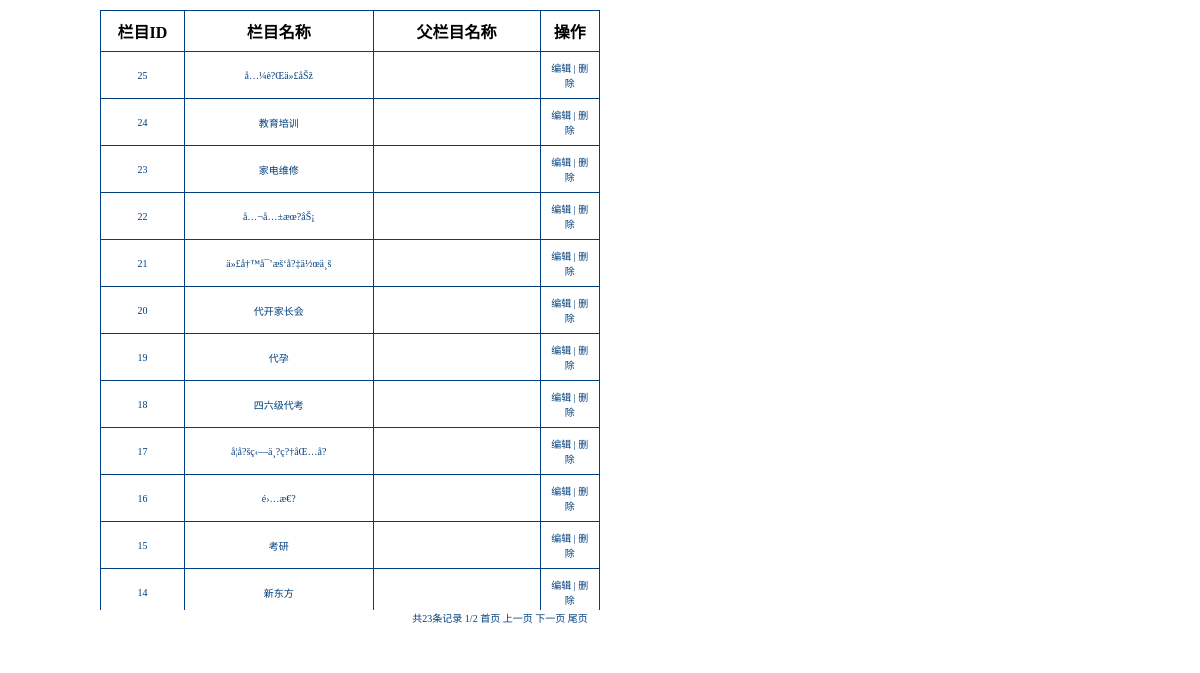
The app's page /Admin/catemanage.php with its own data.
### tables this page shows
CREATE TABLE IF NOT EXISTS `categories` (
  `id` int(16) NOT NULL AUTO_INCREMENT,
  `name` text NOT NULL,
  `level` int(4) NOT NULL,
  `parent_id` int(4) NOT NULL,
  PRIMARY KEY (`id`),
  UNIQUE KEY `id` (`id`)
);

### Admin/catemanage.php (the view, shortened to what this page needs)
<!DOCTYPE html PUBLIC "-//W3C//DTD XHTML 1.0 Transitional//EN" "http://www.w3.org/TR/xhtml1/DTD/xhtml1-transitional.dtd">
<html xmlns="http://www.w3.org/1999/xhtml">
<head>
</head>
<body>
<div id="main">
    <table width="500"  height="60" cellpadding="8" cellspacing="1" bgcolor="#003F7D">
        <tr bgcolor="#FFFFFF" align="center">
            <th width="100">栏目ID</th>
            <th width="240">栏目名称</th>
            <th width="240">父栏目名称</th>
            <th width="60">操作</th>
        </tr  >
        <?php
                include_once 'conn.php';
                if(isset($_GET['page'])){
                        $page = intval($_GET['page']);
                } else {
                        $page=1;
                }
                $sql = "SELECT id FROM categories";
                $sqllist = mysql_query($sql, $conn);
                $count = mysql_num_rows($sqllist);
                $pagemax = 12;
                $limit = (($page-1)*$pagemax);
                $page = (int)((($count-1)/$pagemax)+1);
                $sqll = "SELECT * FROM categories ORDER BY id DESC LIMIT $limit,$pagemax";
                $sqlllist = mysql_query($sqll, $conn);
        while($list=mysql_fetch_array($sqlllist)){
            echo '<tr bgcolor="#FFFFFF">';
            echo '<td width="100" align="center">';
            echo $list['id'];
            echo '</td>';
            echo '<td width="240" align="center">';
            echo $list['name'];
            echo '</td>';
            echo '<td width="240" align="center">';
            echo '</td>';
            echo '<td width="60" align="center">';
            echo '<a href="">编辑</a> | <a href="">删除</a>';
            echo '</td>';
            echo '</tr>';
        }
        ?>
    </table>
    </div>
    <div class="page">
                            <?php
                            $curpage = $_GET['page'];
                            if(!isset($_GET['page'])){
                               $curpage = 1;
                            }
                            echo '共'.$count.'条记录 ';
                            echo $curpage.'/'.$page.' ';
                            echo '<a href="?page=1">首页  </a>';
                            if($curpage <= 0){
                                echo '<a href="">上一页  </a>';
                            }else{
                                echo '<a href="?page='.($curpage-1).'">上一页  </a>';
                            }
                            echo '<a href="?page='.($curpage+1).'">下一页  </a>';
                            echo '<a href="?page='.$curpage = $page.'">尾页 </a>';
                            ?>
    </div>
</body>
</html>

### Admin/catemanage.php (style rules this page uses)
body { margin:0; padding:0; text-align:center; }
a, a:visited, a:hover, a:active { text-decoration: none; color: inherit; }
#main { width:1000px; height: 600px; margin-top:10px; margin-left:auto; margin-right:auto; }
#main table tr td { font-size:10px; color: #003F7D; }
.page { float: left; font-size:10px; color: #003F7D; margin:0; padding:0; background-color:#FFFFFF; width:1000px; text-align:center; padding-bottom: 20px; }

### records on screen
categories: id "25", name "å…¼è?Œä»£åŠž"
categories: id "24", name "教育培训"
categories: id "23", name "家电维修"
categories: id "22", name "å…¬å…±æœ?åŠ¡"
categories: id "21", name "ä»£å†™å¯’æš‘å?‡ä½œä¸š"
categories: id "20", name "代开家长会"
categories: id "19", name "代孕"
categories: id "18", name "四六级代考"
categories: id "17", name "å­¦å?šç‹—ä¸?ç?†åŒ…å­?"
categories: id "16", name "é›…æ€?"
categories: id "15", name "考研"
categories: id "14", name "新东方"

### other values on screen
$count "23"
$curpage "1"
$page "2"
